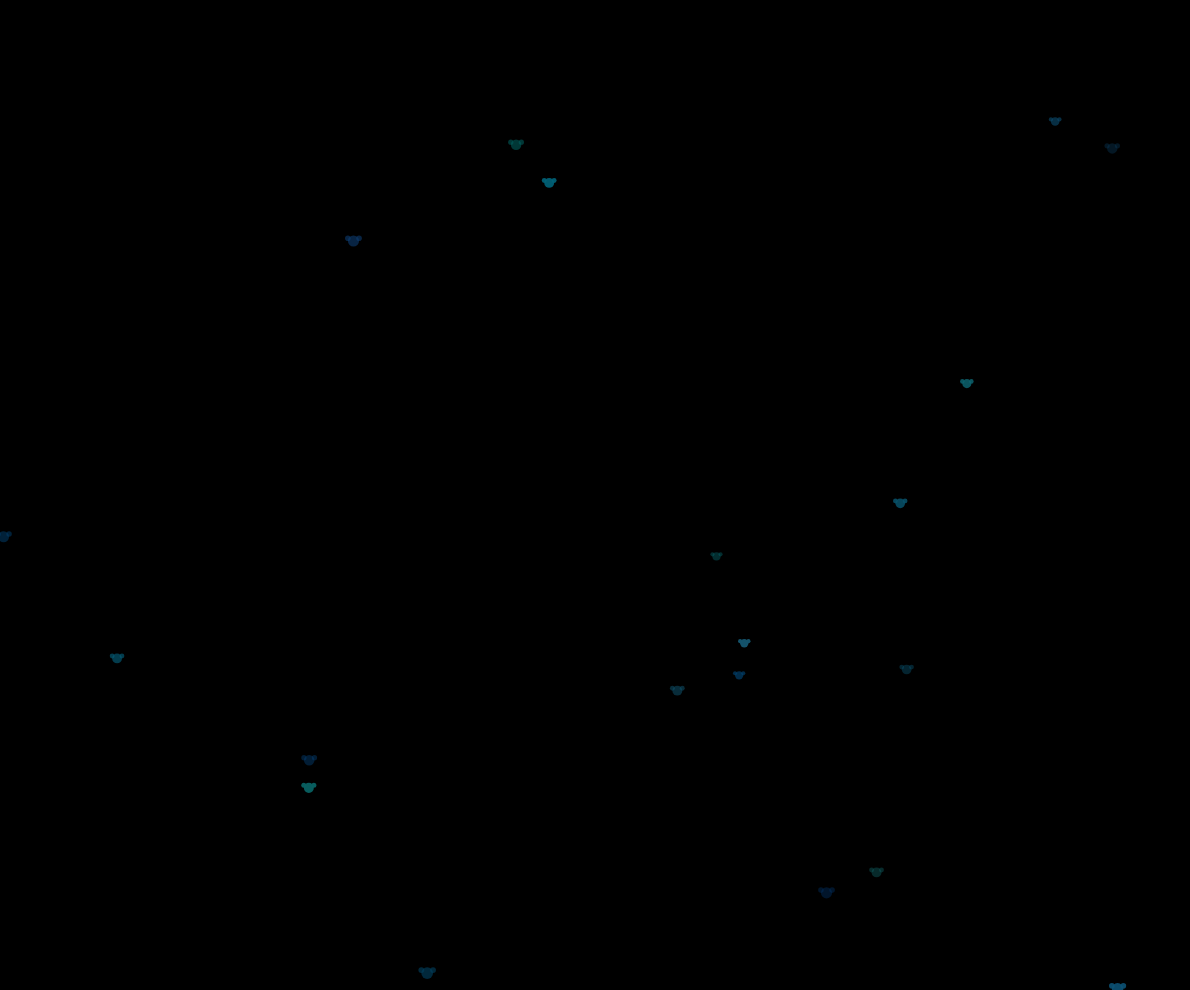
Frame 1 (no input)
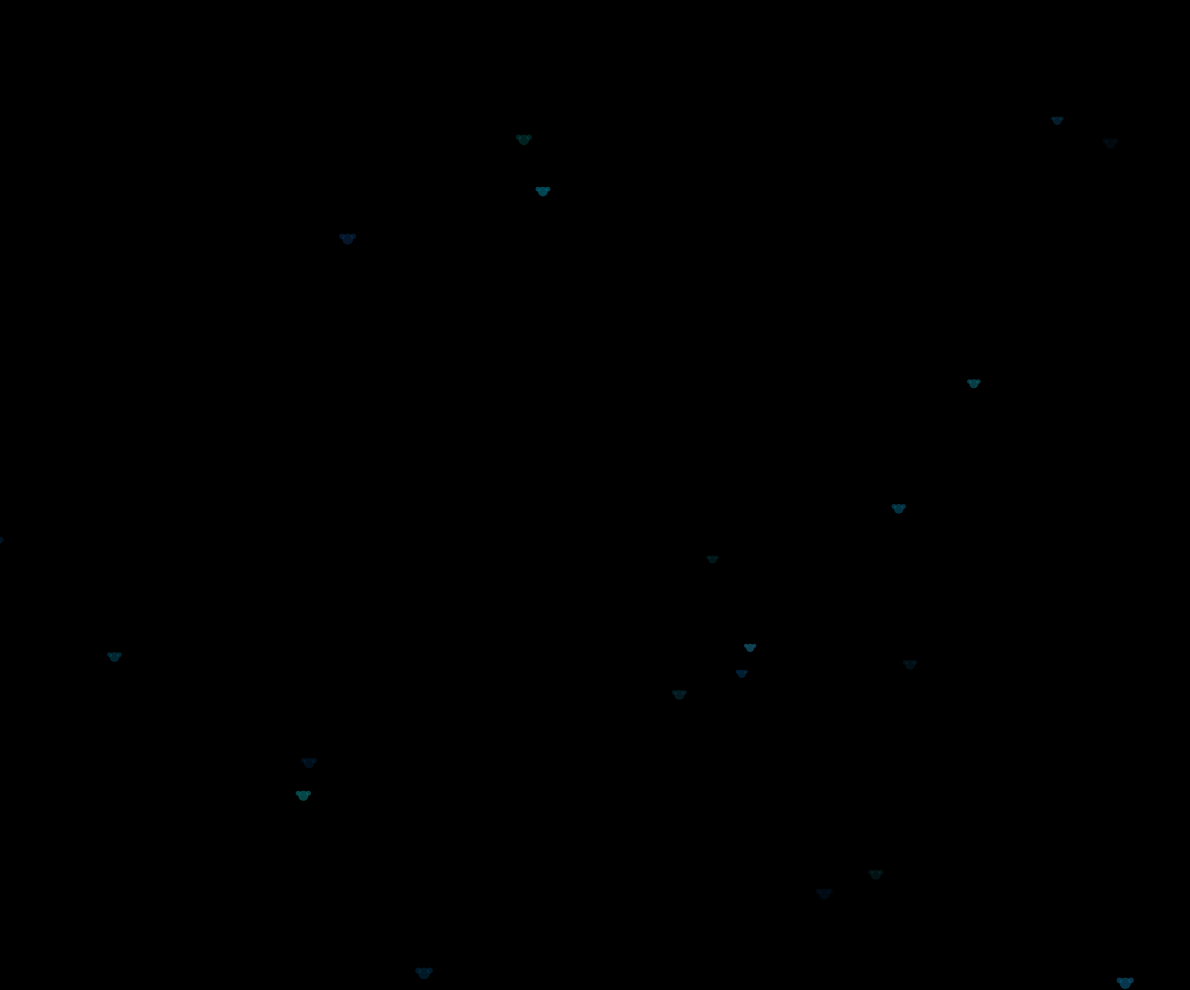
Frame 60 (no input)
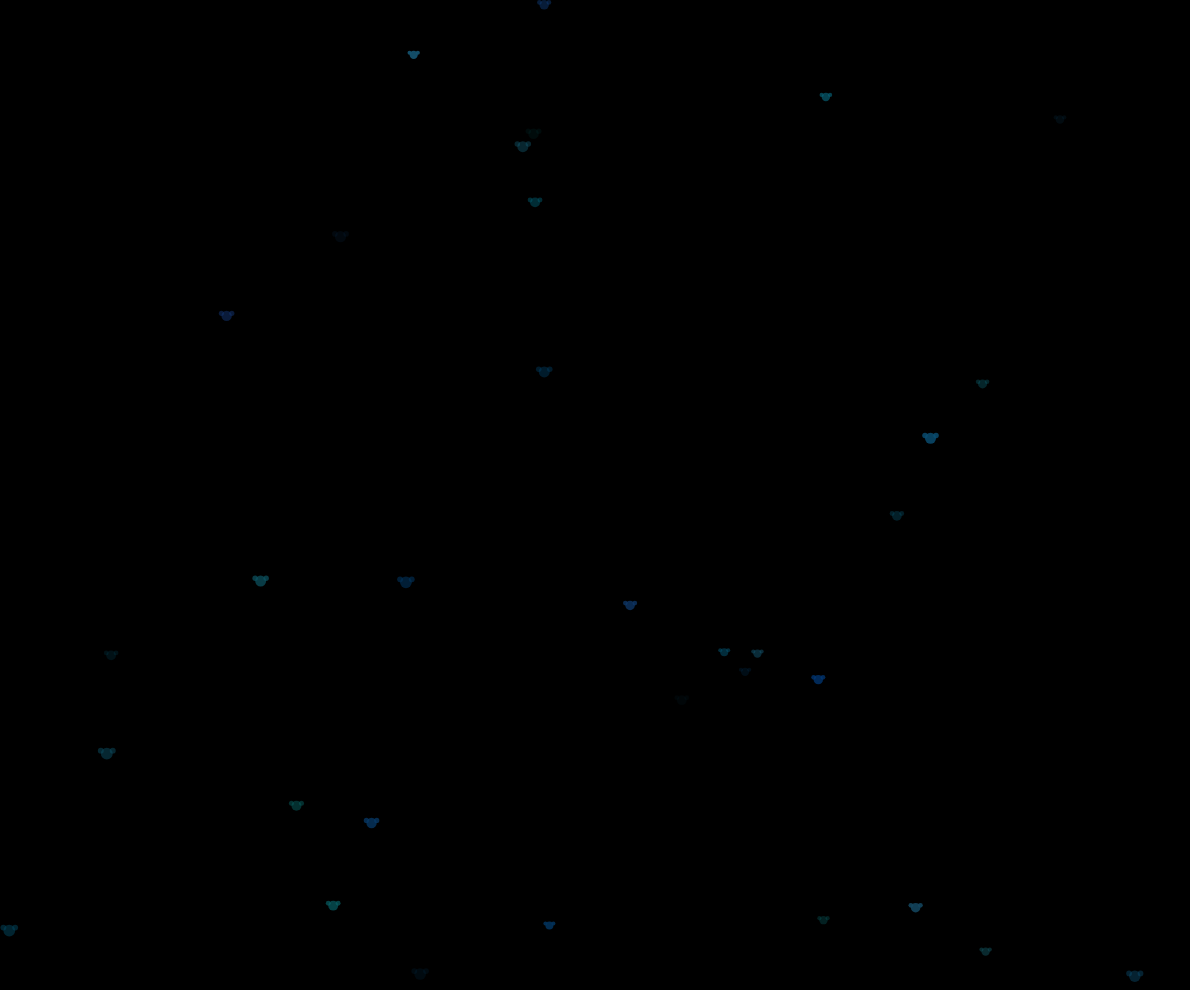
Frame 120 (the mouse pressed at the canvas centre since frame 60)

The p5.js sketch that drew these frames (run headless with seeded random() and noise() and a simulated clock; from frame 60 on, the mouse is pressed at the canvas centre):

// p5.js sketch
// ── sketch.js
//variables
var fireflies = [];

//setup this shizz
function setup() {
  createCanvas(windowWidth - 10, windowHeight - 10);
  frameRate(20);

  fadeOut = true;
  yourHealth = 0;

  for (var i = 0; i < 20; i++) {
    fireflies.push(new fireFly());
  }
}

//draw function
function draw() {
  background(0);
      for (var k = fireflies.length - 1; k >= 0; k--) {
      fireflies[k].update();
      fireflies[k].spawn();
      if (fireflies[k].death()) {
        fireflies.splice(k, 1);
      }
    }
  if (fireflies.length <= 16) {
    for (var i = 0; i < 20; i++) {
      fireflies.push(new fireFly());
    }
    for (var j = fireflies.length - 1; j >= 0; j--) {
      fireflies[j].update();
      fireflies[j].spawn();
      if (fireflies[j].death()) {
        fireflies.splice(j, 1);
      }
    }
  }
}

//fix canvas if window resized
function windowResized() {
  resizeCanvas(windowWidth - 10, windowHeight - 10);
}

// ── firefly.js
// create a firefly
function fireFly() {
  //set HSB
  this.r = random(0, 20);
  this.g = random(50, 100);
  this.b = random(90, 120);
  this.alph = random(100,255);
  //set diameter
  this.diameter = random(8, 12);
  //set left wing
  this.offsetL = this.diameter / 2;
  //set right wing
  this.offsetR = this.diameter / 4;
  //assign a position
  this.newPosition = createVector(random(width), random(height));
  //set acceleration
  this.acceleration = createVector(random(-0.02, 0.02), random(-0.013, 0.02));

  // set velocity to zero so we can affect it with acceleration 
  this.vel = createVector(0, 0);
  //spawn a firefly!
  this.spawn = function() {
    //wings
    noStroke();
    fill(this.r, this.g, this.b, this.alph);
    ellipse(this.newPosition.x - this.offsetL, this.newPosition.y - this.offsetR, this.diameter * 0.5, this.diameter * 0.5);
    ellipse(this.newPosition.x + this.offsetL, this.newPosition.y - this.offsetR, this.diameter * 0.5, this.diameter * 0.5);
    //body
    fill(this.r, this.g, this.b, this.alph);
    ellipse(this.newPosition.x, this.newPosition.y, this.diameter, this.diameter);
  }

  this.update = function() {
    // randomly move the firefly left and right 
    this.newPosition.add(this.vel);
    this.vel.add(this.acc)
    this.acc = this.acceleration;
    this.acc.mult(0.9);

    this.alph--;
  }

  this.death = function() {
    if (this.alph <= 0) {
      return true;
    } else {
      return false;
    }
  }
}
// ── style.css


body{
	background: black;
	margin: auto;
	width: 100%;
}
